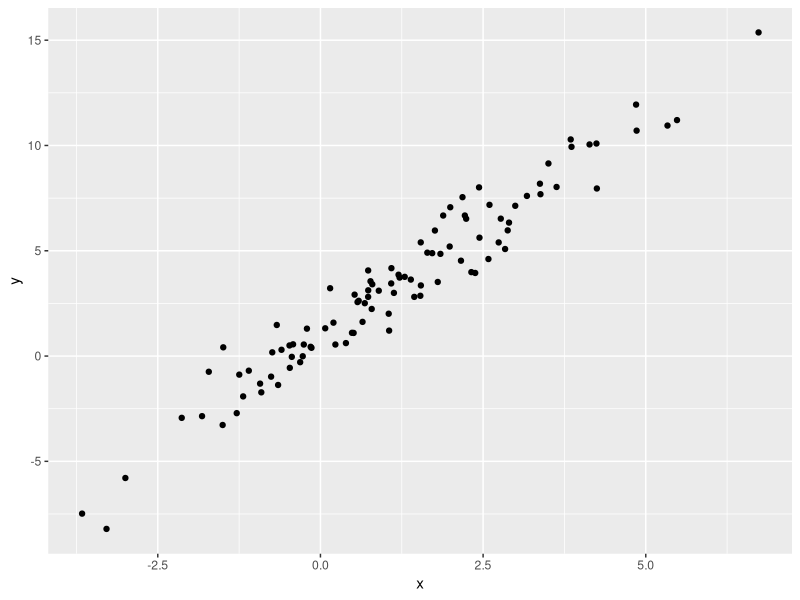

Write the R code that produced this figure.
## ---- chunk 1
library(tidyverse)
## ---- chunk 2
plot_df = 
  tibble(
    x = rnorm(100, mean = 1, sd = 2),
    y = 1 + 2*x + rnorm(100)
  )
## ---- chunk 3
plot_df |>
  ggplot(aes(x = x, y = y)) +
  geom_point()
